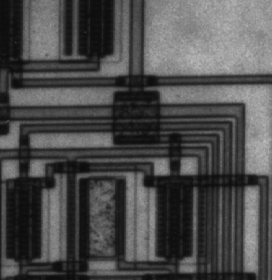
%> input picture Second Part/Lab 3/images/circuit.tif, 272 x 280 px
$ octave HWT_test.m   (GNU Octave 9; MATLAB toolbox functions it lacks are replaced by stand-ins)
%> lines starting %> are read from the running program, lines starting %| are printed output that depends on the picture
### First Part/Lab2/Code/HWT.m
function [hwt_im]=HWT(im,nIter)
    im=double(im);
    [m,n]=size(im);
    for c=1:nIter
        [Wm]=HWT_matrix(m);
        [Wn]=HWT_matrix(n);
        hwt_im(1:m,1:n)=Wm*im*Wn';
        m=m/2;
        n=n/2;
        im=hwt_im(1:m,1:n);
    end
    %figure;imagesc(hwt_im);colormap(gray);title('HWT image');
end

### First Part/Lab2/Code/quant_naive.m
function [im_out]=quant_naive(im_in,nb_levels)
interval=round( ( max(max(im_in))-min(min(im_in)) ) / nb_levels );
im_out=round(im_in/interval)*interval;
end

### First Part/Lab2/Code/IHWT.m
function [inv_im]=IHWT(hwt_im,nIter)
    for c=1:nIter
        m=size(hwt_im,1)/2^(nIter-c);
        n=size(hwt_im,2)/2^(nIter-c);
        [Wm]=HWT_matrix(m);
        [Wn]=HWT_matrix(n);
        inv_im=Wm'*hwt_im(1:m,1:n)*Wn;
        hwt_im(1:m,1:n)=inv_im;
    end
    %figure;imagesc(inv_im);colormap(gray);title('Inverse HWT image');
end

### First Part/Lab2/Code/HWT_matrix.m
function [Wm]=HWT_matrix(m)
    W1=zeros(m/2,m);
    W1(1,1:2)=[1,1];
    for i=2:m/2
        W1(i,:)=circshift(W1(i-1,:),2,2);
    end

    W2=zeros(m/2,m);
    W2(1,1:2)=[-1,1];
    for i=2:m/2
        W2(i,:)=circshift(W2(i-1,:),2,2);
    end

    Wm=double([W1;W2]);
    Wm=Wm/sqrt(2);
end

### First Part/Lab2/Code/HWT_test.m
%%% HWT: naive and optimal quantization


%%%%%%%%%%%%%     naive       %%%%%%%%%%%%%%%%

clear all;
clc;
im=imread('images/circuit.tif');
%> im is the input picture: size 280x272 uint8; min 12, max 191, mean 76.3
im=double(im);
%> im: size 280x272 double
nIter=3;
[hwt_im]=HWT(im,nIter);
%> the loop in HWT, `for c=1:nIter` made 3 passes
%> pass 1, in HWT, `im=hwt_im(1:m,1:n);`:
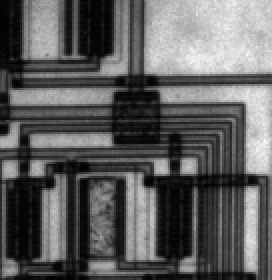
%> im: size 140x136 double (shown 2 times larger); min 24, max 369.5, mean 152.5; drawn with min black and max white
%> after the loop in HWT, `for c=1:nIter`:
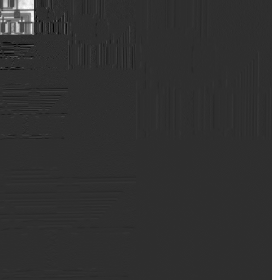
%> hwt_im: size 280x272 double; min -307.4, max 1368.4, mean 9.4; drawn with min black and max white
nb_levels=[10:10:100];
MSE_hwt_na=zeros(1,length(nb_levels));
PSNR_hwt_na=zeros(1,length(nb_levels));
for i=1:length(nb_levels)
    im_out=quant_naive(hwt_im,nb_levels(i));
    [inv_im]=IHWT(im_out,nIter);
    MSE_hwt_na(i)=mean(mean((im-inv_im).^2));
    PSNR_hwt_na(i)=10*log10(max(max(im))^2/MSE_hwt_na(i));
end
%> this loop made 10 passes
%> interval in quant_naive on passes 1 to 10: 168, 84, 56, 42, 34, 28, 24, 21, 19, 17
%> pass 1, `[inv_im]=IHWT(im_out,nIter);`:
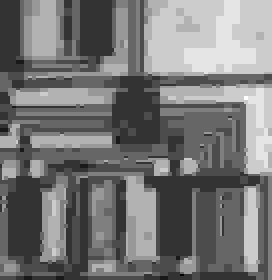
%> inv_im: size 280x272 double; min -21, max 189, mean 76.4; drawn with min black and max white
%> pass 2, `[inv_im]=IHWT(im_out,nIter);`:
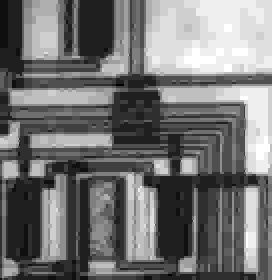
%> inv_im: size 280x272 double; min -5.02e-15, max 168, mean 76.1; drawn with min black and max white
%> after the loop, MSE_hwt_na = [196.6 93.11 64.84 46.01 35.61 27.77 22.53 18.82 16.34 13.91]; PSNR_hwt_na = [22.68 25.93 27.5 28.99 30.1 31.19 32.09 32.88 33.49 34.19]
% figure;imhist(uint8(inv_im));title('Histogram of quantized DCT image');
% figure;imagesc(inv_im);colormap(gray);title(['Quantized image with DCT, MSE=',num2str(MSE_dct_na(end))]);colorbar
% figure;imagesc(im);colormap(gray);title('Original Image');colorbar

%% %%%%%%%%%%%%%     Optimal       %%%%%%%%%%%%%%%%
clear all;
clc;
im=imread('images/circuit.tif');
im=double(im);
nIter=2;
[hwt_im]=HWT(im,nIter);
%> call 2 of HWT, with nIter = 2
%> after the loop in HWT (call 2), `for c=1:nIter`:
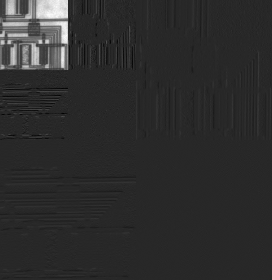
%> hwt_im: size 280x272 double; min -131, max 701, mean 19; drawn with min black and max white
nb_levels=[10:90:100];
MSE_hwt_op=zeros(1,length(nb_levels));
PSNR_hwt_op=zeros(1,length(nb_levels));
for i=1:length(nb_levels)
    [PARTITION, CODEBOOK]=lloyds(hwt_im(:), nb_levels(i));
    [~,quan_im] = quantiz(hwt_im(:), PARTITION, CODEBOOK);
    [inv_im]=IHWT(reshape(quan_im,[size(im,1) size(im,2)]),nIter);
    MSE_hwt_op(i)=mean(mean((im-inv_im).^2));
    PSNR_hwt_op(i)=10*log10(max(max(im))^2/MSE_hwt_op(i));
    subplot(1,2,i);imagesc(inv_im);colormap(gray);title(['Iterative HWT, nb-levels=',num2str(nb_levels(i))]);
end
%> this loop made 2 passes
%> PARTITION on pass 1: [-7.24; -0.981; 1.28; 4.64; 12.54; 43.34; 144; 267.5; 466.6]
%> pass 1, `[inv_im]=IHWT(reshape(quan_im,[size(im,1) size(im,2)]),nIter);`:
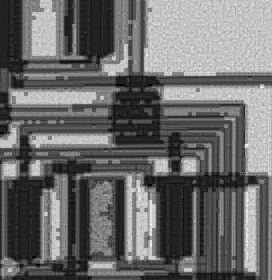
%> inv_im: size 280x272 double; min -3.82, max 184.7, mean 75.8; drawn with min black and max white
%> after the loop, MSE_hwt_op = [167.6 1.25]; PSNR_hwt_op = [23.38 44.66]
% figure;imhist(uint8(inv_im));title('Histogram of quantized DCT image');
% figure;imagesc(inv_im);colormap(gray);title(['Quantized image with DCT, MSE=',num2str(MSE_dct_na(end))]);colorbar
% figure;imagesc(im);colormap(gray);title('Original Image');colorbar
%save(['HWT_res_',num2str(nIter)],'MSE_hwt_na','PSNR_hwt_na','MSE_hwt_op','PSNR_hwt_op');
%% Draw the metrics
load('HWT_res_2');
nb_levels=[10:10:100];
plot(nb_levels,MSE_hwt_na,'-bo');hold on;
plot(nb_levels,PSNR_hwt_na,'-ko');
plot(nb_levels,MSE_hwt_op,'-go');
plot(nb_levels,PSNR_hwt_op,'-ro');legend('MSE-naive','PSNR-naive','MSE-optimal','PSNR-optimal');
title('Compression metrics for Iterative HWT');
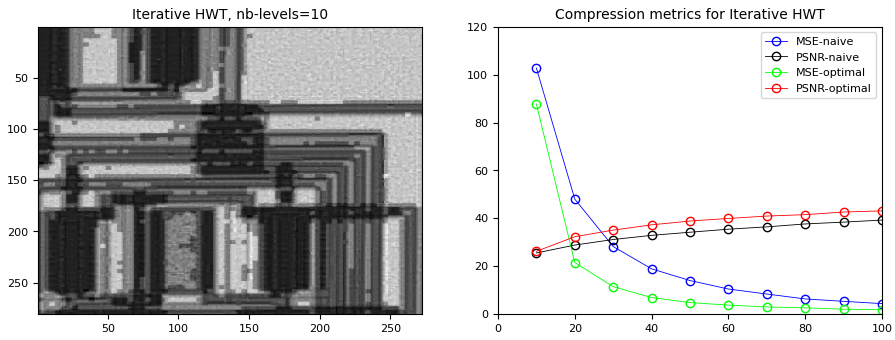
%> figure redrawn from the program's plot data, 2 panels
